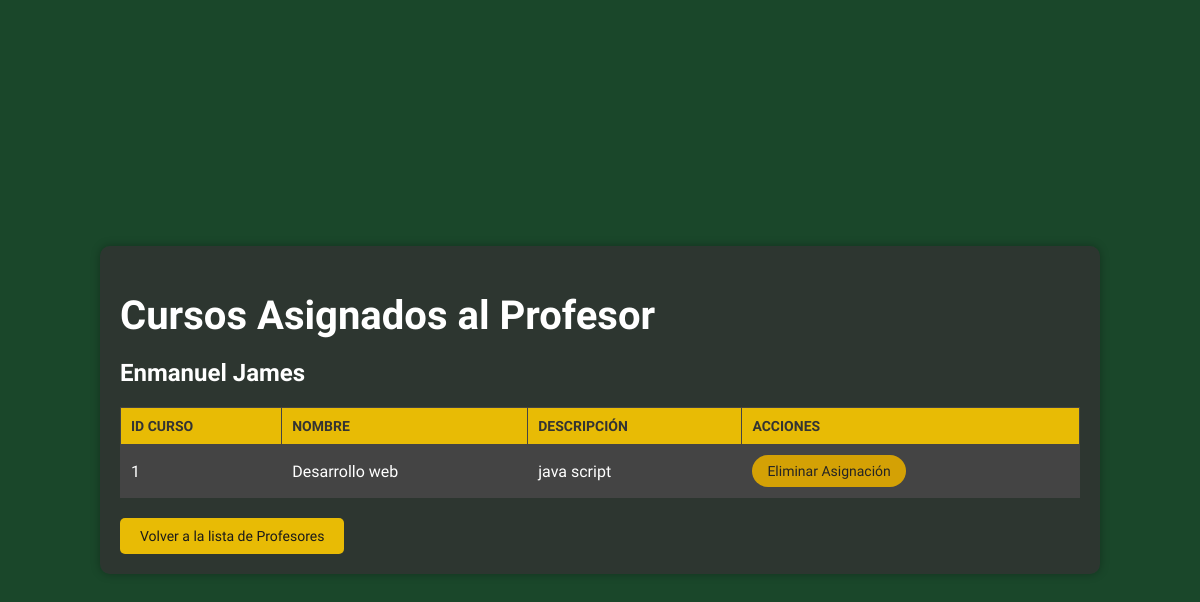
Before: /profesor/1/cursos_asignados with the older database file.
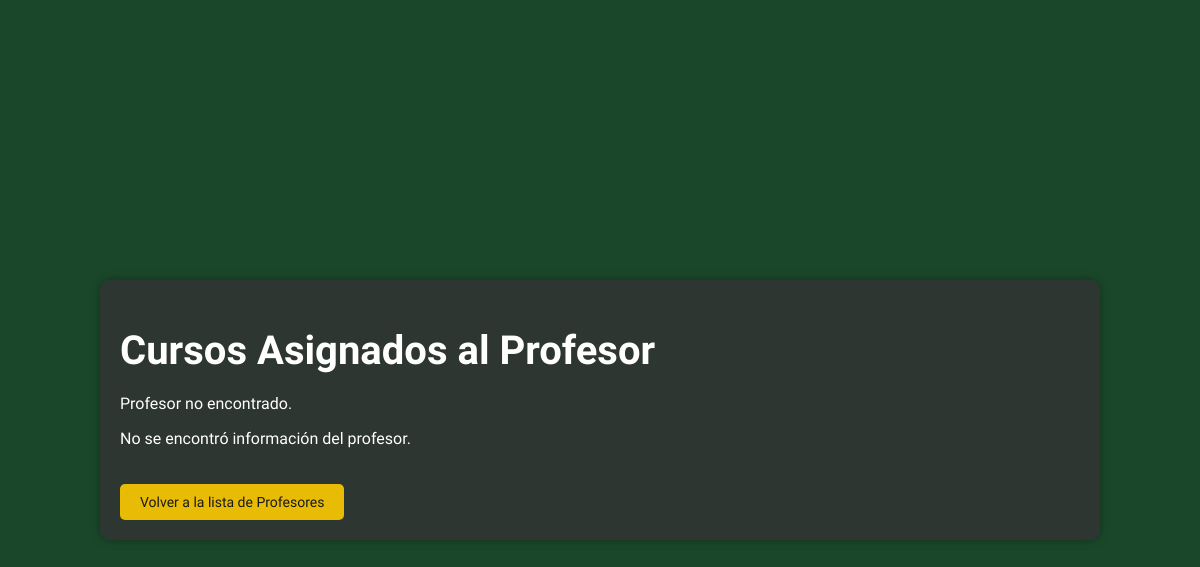
After: the same page with the newer database file.
### tables this page shows
CREATE TABLE Profesor (
    id_profesor INTEGER PRIMARY KEY AUTOINCREMENT,
    dni_profesor VARCHAR(20) UNIQUE NOT NULL,
    nombre VARCHAR(100) NOT NULL,
    apellido VARCHAR(100) NOT NULL,
    fecha_nacimiento DATE NOT NULL,
    direccion VARCHAR(255) NOT NULL,
    telefono VARCHAR(20) NOT NULL,
    email VARCHAR(100) UNIQUE NOT NULL,
    genero CHAR(1) CHECK(genero IN ('M', 'F'))
);

CREATE TABLE Curso (
    id_curso INTEGER PRIMARY KEY AUTOINCREMENT,
    nombre_curso VARCHAR(200) NOT NULL,
    descripcion TEXT NOT NULL,
    id_categoria INTEGER,
    FOREIGN KEY(id_categoria) REFERENCES Categoria(id_categoria) ON DELETE RESTRICT
);

### app/views_P.py (the view)
@app.route('/profesor/<int:id>/cursos_asignados')
def profesor_cursos_asignados(id):
    conn = get_db()
    try:
        cursor = conn.execute('SELECT nombre, apellido FROM Profesor WHERE id_profesor = ?', (id,))
        profesor = cursor.fetchone()
        if not profesor:
            return handle_error('Profesor no encontrado.', 'profesor_cursos.html', profesor=None, cursos=[], id=id)
        cursor = conn.execute('''
            SELECT Curso.id_curso, Curso.nombre_curso, Curso.descripcion
            FROM Curso
            JOIN CursoProfesor ON Curso.id_curso = CursoProfesor.id_curso
            WHERE CursoProfesor.id_profesor = ?
        ''', (id,))
        cursos = cursor.fetchall()
    except Exception as e:
        return handle_error(f'Error al obtener los cursos asignados al profesor: {str(e)}', 'profesor_cursos.html', profesor=None, cursos=[], id=id)
    finally:
        conn.close()
    return render_template('profesor_cursos.html', profesor=profesor, cursos=cursos, id=id)

### app/views_P.py (called while the page is built)
def get_db():
    db = getattr(g, '_database', None)
    if db is None:
        db = g._database = sqlite3.connect(DATABASE)
        db.row_factory = sqlite3.Row
        db.execute("PRAGMA foreign_keys = ON;")
        db.commit()
    return db

@app.teardown_appcontext
def close_connection(exception):
    db = getattr(g, '_database', None)
    if db is not None:
        db.close()

def handle_error(error_message, template, **kwargs):
    flash(error_message, 'danger')
    return render_template(template, **kwargs)

### app/templates/profesor_cursos.html (shortened to what this page needs)
<!DOCTYPE html>
<html lang="es">
<head>
</head>
<body>
    <div class="container">
        <h1>Cursos Asignados al Profesor</h1>
        {% with messages = get_flashed_messages(with_categories=true) %}
            {% if messages %}
                {% for category, message in messages %}
                    <div class="alert alert-{{ category }}">{{ message }}</div>
                {% endfor %}
            {% endif %}
        {% endwith %}
        {% if profesor %}
            <h2>{{ profesor['nombre'] }} {{ profesor['apellido'] }}</h2>
            {% if cursos %}
                <table>
                    <thead>
                        <tr>
                            <th>ID Curso</th>
                            <th>Nombre</th>
                            <th>Descripción</th>
                            <th>Acciones</th>
                        </tr>
                    </thead>
                    <tbody>
                        {% for curso in cursos %}
                        <tr>
                            <td>{{ curso['id_curso'] }}</td>
                            <td>{{ curso['nombre_curso'] }}</td>
                            <td>{{ curso['descripcion'] }}</td>
                            <td>
                                <form action="{{ url_for('eliminar_asignacion', id_profesor=id, id_curso=curso['id_curso']) }}" method="post">
                                    <button type="submit" class="btn-delete">Eliminar Asignación</button>
                                </form>
                            </td>
                        </tr>
                        {% endfor %}
                    </tbody>
                </table>
                <a href="{{ url_for('profesores') }}" class="btn-back">Volver a la lista de Profesores</a>
            {% else %}
                <p>No hay cursos asignados a este profesor.</p>
                <a href="{{ url_for('profesores') }}" class="btn-back">Volver a la lista de Profesores</a>
            {% endif %}
        {% else %}
            <p>No se encontró información del profesor.</p>
            <a href="{{ url_for('profesores') }}" class="btn-back">Volver a la lista de Profesores</a>
        {% endif %}
    </div>
</body>
</html>

Changed rows visible on the page:
removed Profesor: nombre "Enmanuel", apellido "James"
no longer on this page (row edited): Curso: id_curso "1", nombre_curso "Desarrollo web", descripcion "java script"
Other visible differences:
new list line: "Profesor no encontrado."
text no longer shown: "ID CURSO NOMBRE DESCRIPCIÓN ACCIONES"
text now shown: "No se encontró información del profesor."
